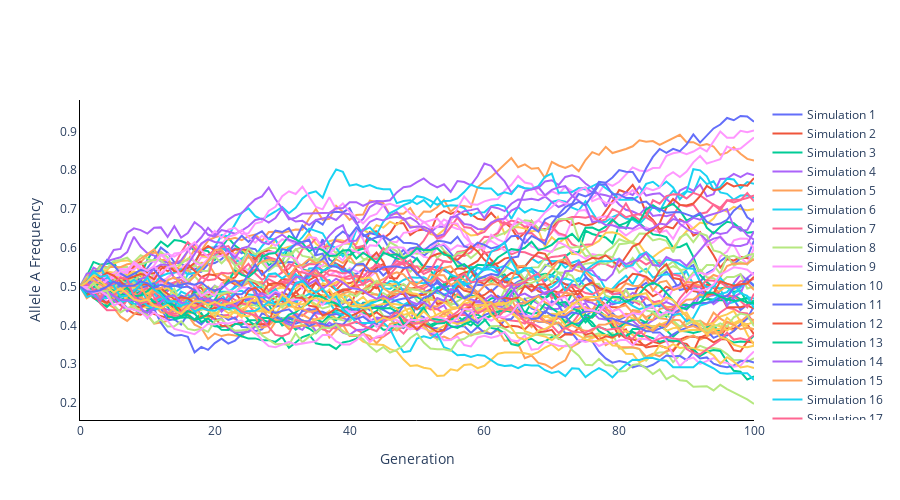

Notebook source saved alongside this figure:
### Code cell
# line plot
from plotly.graph_objs import *


simulations = []
for index, value in enumerate(freqA_list_sim):
    legend_title = f"Simulation {index + 1}"
    simulation = Scatter(x=list(range(len(value))), y=value, mode='lines', name=legend_title)
    simulations.append(simulation)

fig = Figure(data=simulations)
fig.update_layout(
    plot_bgcolor = 'white',
    xaxis_title='Generation',
    yaxis_title='Allele A Frequency',
    width=900,  # Width in pixels
    height=500  # Height in pixels
)
fig.update_yaxes(showline = True, linecolor = 'black', linewidth = 1)
fig.update_xaxes(showline = True, linecolor = 'black', linewidth = 1)
fig.show()
